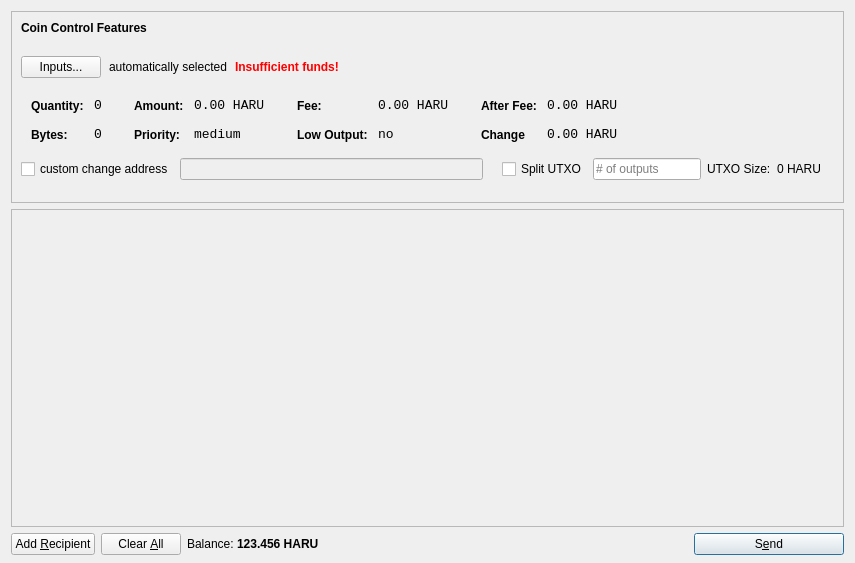
<?xml version="1.0" encoding="UTF-8"?>
<ui version="4.0">
 <class>SendCoinsDialog</class>
 <widget class="QDialog" name="SendCoinsDialog">
  <property name="geometry">
   <rect>
    <x>0</x>
    <y>0</y>
    <width>855</width>
    <height>563</height>
   </rect>
  </property>
  <property name="windowTitle">
   <string>Send Coins</string>
  </property>
  <layout class="QVBoxLayout" name="verticalLayout" stretch="0,1,0">
   <property name="bottomMargin">
    <number>8</number>
   </property>
   <item>
    <widget class="QFrame" name="frameCoinControl">
     <property name="sizePolicy">
      <sizepolicy hsizetype="Expanding" vsizetype="Expanding">
       <horstretch>0</horstretch>
       <verstretch>0</verstretch>
      </sizepolicy>
     </property>
     <property name="maximumSize">
      <size>
       <width>16777215</width>
       <height>16777215</height>
      </size>
     </property>
     <property name="frameShape">
      <enum>QFrame::StyledPanel</enum>
     </property>
     <property name="frameShadow">
      <enum>QFrame::Sunken</enum>
     </property>
     <layout class="QGridLayout" name="gridLayout">
      <item row="0" column="0">
       <layout class="QHBoxLayout" name="horizontalLayoutCoinControl1">
        <property name="bottomMargin">
         <number>15</number>
        </property>
        <item>
         <widget class="QLabel" name="labelCoinControlFeatures">
          <property name="sizePolicy">
           <sizepolicy hsizetype="Preferred" vsizetype="Maximum">
            <horstretch>0</horstretch>
            <verstretch>0</verstretch>
           </sizepolicy>
          </property>
          <property name="font">
           <font>
            <weight>75</weight>
            <bold>true</bold>
           </font>
          </property>
          <property name="styleSheet">
           <string notr="true">font-weight:bold;</string>
          </property>
          <property name="text">
           <string>Coin Control Features</string>
          </property>
         </widget>
        </item>
       </layout>
      </item>
      <item row="1" column="0">
       <layout class="QHBoxLayout" name="horizontalLayoutCoinControl2" stretch="0,0,0,0">
        <property name="spacing">
         <number>8</number>
        </property>
        <property name="bottomMargin">
         <number>10</number>
        </property>
        <item>
         <widget class="QPushButton" name="pushButtonCoinControl">
          <property name="styleSheet">
           <string notr="true"/>
          </property>
          <property name="text">
           <string>Inputs...</string>
          </property>
         </widget>
        </item>
        <item>
         <widget class="QLabel" name="labelCoinControlAutomaticallySelected">
          <property name="text">
           <string>automatically selected</string>
          </property>
          <property name="margin">
           <number>5</number>
          </property>
         </widget>
        </item>
        <item>
         <widget class="QLabel" name="labelCoinControlInsuffFunds">
          <property name="font">
           <font>
            <weight>75</weight>
            <bold>true</bold>
           </font>
          </property>
          <property name="styleSheet">
           <string notr="true">color:red;font-weight:bold;</string>
          </property>
          <property name="text">
           <string>Insufficient funds!</string>
          </property>
          <property name="margin">
           <number>5</number>
          </property>
         </widget>
        </item>
        <item>
         <spacer name="horizontalSpacerCoinControl">
          <property name="orientation">
           <enum>Qt::Horizontal</enum>
          </property>
          <property name="sizeHint" stdset="0">
           <size>
            <width>40</width>
            <height>1</height>
           </size>
          </property>
         </spacer>
        </item>
       </layout>
      </item>
      <item row="2" column="0">
       <widget class="QWidget" name="widgetCoinControl" native="true">
        <property name="sizePolicy">
         <sizepolicy hsizetype="Preferred" vsizetype="Preferred">
          <horstretch>0</horstretch>
          <verstretch>0</verstretch>
         </sizepolicy>
        </property>
        <property name="minimumSize">
         <size>
          <width>0</width>
          <height>0</height>
         </size>
        </property>
        <property name="styleSheet">
         <string notr="true"/>
        </property>
        <layout class="QHBoxLayout" name="horizontalLayoutCoinControl5">
         <property name="leftMargin">
          <number>0</number>
         </property>
         <property name="topMargin">
          <number>0</number>
         </property>
         <property name="rightMargin">
          <number>0</number>
         </property>
         <property name="bottomMargin">
          <number>0</number>
         </property>
         <item>
          <layout class="QHBoxLayout" name="horizontalLayoutCoinControl3" stretch="0,0,0,1">
           <property name="spacing">
            <number>20</number>
           </property>
           <property name="topMargin">
            <number>0</number>
           </property>
           <property name="bottomMargin">
            <number>10</number>
           </property>
           <item>
            <layout class="QFormLayout" name="formLayoutCoinControl1">
             <property name="horizontalSpacing">
              <number>10</number>
             </property>
             <property name="verticalSpacing">
              <number>14</number>
             </property>
             <property name="leftMargin">
              <number>10</number>
             </property>
             <property name="topMargin">
              <number>4</number>
             </property>
             <property name="rightMargin">
              <number>6</number>
             </property>
             <item row="0" column="0">
              <widget class="QLabel" name="labelCoinControlQuantityText">
               <property name="styleSheet">
                <string notr="true">font-weight:bold;</string>
               </property>
               <property name="text">
                <string>Quantity:</string>
               </property>
               <property name="margin">
                <number>0</number>
               </property>
              </widget>
             </item>
             <item row="0" column="1">
              <widget class="QLabel" name="labelCoinControlQuantity">
               <property name="font">
                <font>
                 <family>Monospace</family>
                 <pointsize>10</pointsize>
                </font>
               </property>
               <property name="cursor">
                <cursorShape>IBeamCursor</cursorShape>
               </property>
               <property name="contextMenuPolicy">
                <enum>Qt::ActionsContextMenu</enum>
               </property>
               <property name="text">
                <string>0</string>
               </property>
               <property name="margin">
                <number>0</number>
               </property>
               <property name="textInteractionFlags">
                <set>Qt::LinksAccessibleByMouse|Qt::TextSelectableByKeyboard|Qt::TextSelectableByMouse</set>
               </property>
              </widget>
             </item>
             <item row="1" column="0">
              <widget class="QLabel" name="labelCoinControlBytesText">
               <property name="styleSheet">
                <string notr="true">font-weight:bold;</string>
               </property>
               <property name="text">
                <string>Bytes:</string>
               </property>
              </widget>
             </item>
             <item row="1" column="1">
              <widget class="QLabel" name="labelCoinControlBytes">
               <property name="font">
                <font>
                 <family>Monospace</family>
                 <pointsize>10</pointsize>
                </font>
               </property>
               <property name="cursor">
                <cursorShape>IBeamCursor</cursorShape>
               </property>
               <property name="contextMenuPolicy">
                <enum>Qt::ActionsContextMenu</enum>
               </property>
               <property name="text">
                <string>0</string>
               </property>
               <property name="textInteractionFlags">
                <set>Qt::LinksAccessibleByMouse|Qt::TextSelectableByKeyboard|Qt::TextSelectableByMouse</set>
               </property>
              </widget>
             </item>
            </layout>
           </item>
           <item>
            <layout class="QFormLayout" name="formLayoutCoinControl2">
             <property name="horizontalSpacing">
              <number>10</number>
             </property>
             <property name="verticalSpacing">
              <number>14</number>
             </property>
             <property name="leftMargin">
              <number>6</number>
             </property>
             <property name="topMargin">
              <number>4</number>
             </property>
             <property name="rightMargin">
              <number>6</number>
             </property>
             <item row="0" column="0">
              <widget class="QLabel" name="labelCoinControlAmountText">
               <property name="styleSheet">
                <string notr="true">font-weight:bold;</string>
               </property>
               <property name="text">
                <string>Amount:</string>
               </property>
               <property name="margin">
                <number>0</number>
               </property>
              </widget>
             </item>
             <item row="0" column="1">
              <widget class="QLabel" name="labelCoinControlAmount">
               <property name="font">
                <font>
                 <family>Monospace</family>
                 <pointsize>10</pointsize>
                </font>
               </property>
               <property name="cursor">
                <cursorShape>IBeamCursor</cursorShape>
               </property>
               <property name="contextMenuPolicy">
                <enum>Qt::ActionsContextMenu</enum>
               </property>
               <property name="text">
                <string>0.00 HARU</string>
               </property>
               <property name="textInteractionFlags">
                <set>Qt::LinksAccessibleByMouse|Qt::TextSelectableByKeyboard|Qt::TextSelectableByMouse</set>
               </property>
              </widget>
             </item>
             <item row="1" column="0">
              <widget class="QLabel" name="labelCoinControlPriorityText">
               <property name="styleSheet">
                <string notr="true">font-weight:bold;</string>
               </property>
               <property name="text">
                <string>Priority:</string>
               </property>
              </widget>
             </item>
             <item row="1" column="1">
              <widget class="QLabel" name="labelCoinControlPriority">
               <property name="font">
                <font>
                 <family>Monospace</family>
                 <pointsize>10</pointsize>
                </font>
               </property>
               <property name="cursor">
                <cursorShape>IBeamCursor</cursorShape>
               </property>
               <property name="contextMenuPolicy">
                <enum>Qt::ActionsContextMenu</enum>
               </property>
               <property name="text">
                <string>medium</string>
               </property>
               <property name="textInteractionFlags">
                <set>Qt::LinksAccessibleByMouse|Qt::TextSelectableByKeyboard|Qt::TextSelectableByMouse</set>
               </property>
              </widget>
             </item>
            </layout>
           </item>
           <item>
            <layout class="QFormLayout" name="formLayoutCoinControl3">
             <property name="horizontalSpacing">
              <number>10</number>
             </property>
             <property name="verticalSpacing">
              <number>14</number>
             </property>
             <property name="leftMargin">
              <number>6</number>
             </property>
             <property name="topMargin">
              <number>4</number>
             </property>
             <property name="rightMargin">
              <number>6</number>
             </property>
             <item row="0" column="0">
              <widget class="QLabel" name="labelCoinControlFeeText">
               <property name="styleSheet">
                <string notr="true">font-weight:bold;</string>
               </property>
               <property name="text">
                <string>Fee:</string>
               </property>
               <property name="margin">
                <number>0</number>
               </property>
              </widget>
             </item>
             <item row="0" column="1">
              <widget class="QLabel" name="labelCoinControlFee">
               <property name="font">
                <font>
                 <family>Monospace</family>
                 <pointsize>10</pointsize>
                </font>
               </property>
               <property name="cursor">
                <cursorShape>IBeamCursor</cursorShape>
               </property>
               <property name="contextMenuPolicy">
                <enum>Qt::ActionsContextMenu</enum>
               </property>
               <property name="text">
                <string>0.00 HARU</string>
               </property>
               <property name="textInteractionFlags">
                <set>Qt::LinksAccessibleByMouse|Qt::TextSelectableByKeyboard|Qt::TextSelectableByMouse</set>
               </property>
              </widget>
             </item>
             <item row="1" column="0">
              <widget class="QLabel" name="labelCoinControlLowOutputText">
               <property name="styleSheet">
                <string notr="true">font-weight:bold;</string>
               </property>
               <property name="text">
                <string>Low Output:</string>
               </property>
              </widget>
             </item>
             <item row="1" column="1">
              <widget class="QLabel" name="labelCoinControlLowOutput">
               <property name="font">
                <font>
                 <family>Monospace</family>
                 <pointsize>10</pointsize>
                </font>
               </property>
               <property name="cursor">
                <cursorShape>IBeamCursor</cursorShape>
               </property>
               <property name="contextMenuPolicy">
                <enum>Qt::ActionsContextMenu</enum>
               </property>
               <property name="text">
                <string>no</string>
               </property>
               <property name="textInteractionFlags">
                <set>Qt::LinksAccessibleByMouse|Qt::TextSelectableByKeyboard|Qt::TextSelectableByMouse</set>
               </property>
              </widget>
             </item>
            </layout>
           </item>
           <item>
            <layout class="QFormLayout" name="formLayoutCoinControl4">
             <property name="horizontalSpacing">
              <number>10</number>
             </property>
             <property name="verticalSpacing">
              <number>14</number>
             </property>
             <property name="leftMargin">
              <number>6</number>
             </property>
             <property name="topMargin">
              <number>4</number>
             </property>
             <property name="rightMargin">
              <number>6</number>
             </property>
             <item row="0" column="0">
              <widget class="QLabel" name="labelCoinControlAfterFeeText">
               <property name="styleSheet">
                <string notr="true">font-weight:bold;</string>
               </property>
               <property name="text">
                <string>After Fee:</string>
               </property>
               <property name="margin">
                <number>0</number>
               </property>
              </widget>
             </item>
             <item row="0" column="1">
              <widget class="QLabel" name="labelCoinControlAfterFee">
               <property name="font">
                <font>
                 <family>Monospace</family>
                 <pointsize>10</pointsize>
                </font>
               </property>
               <property name="cursor">
                <cursorShape>IBeamCursor</cursorShape>
               </property>
               <property name="contextMenuPolicy">
                <enum>Qt::ActionsContextMenu</enum>
               </property>
               <property name="text">
                <string>0.00 HARU</string>
               </property>
               <property name="textInteractionFlags">
                <set>Qt::LinksAccessibleByMouse|Qt::TextSelectableByKeyboard|Qt::TextSelectableByMouse</set>
               </property>
              </widget>
             </item>
             <item row="1" column="0">
              <widget class="QLabel" name="labelCoinControlChangeText">
               <property name="styleSheet">
                <string notr="true">font-weight:bold;</string>
               </property>
               <property name="text">
                <string>Change</string>
               </property>
              </widget>
             </item>
             <item row="1" column="1">
              <widget class="QLabel" name="labelCoinControlChange">
               <property name="font">
                <font>
                 <family>Monospace</family>
                 <pointsize>10</pointsize>
                </font>
               </property>
               <property name="cursor">
                <cursorShape>IBeamCursor</cursorShape>
               </property>
               <property name="contextMenuPolicy">
                <enum>Qt::ActionsContextMenu</enum>
               </property>
               <property name="text">
                <string>0.00 HARU</string>
               </property>
               <property name="textInteractionFlags">
                <set>Qt::LinksAccessibleByMouse|Qt::TextSelectableByKeyboard|Qt::TextSelectableByMouse</set>
               </property>
              </widget>
             </item>
            </layout>
           </item>
          </layout>
         </item>
        </layout>
       </widget>
      </item>
      <item row="3" column="0">
       <layout class="QHBoxLayout" name="horizontalLayout_3">
        <item>
         <widget class="QCheckBox" name="checkBoxCoinControlChange">
          <property name="text">
           <string>custom change address</string>
          </property>
         </widget>
        </item>
        <item>
         <widget class="QLineEdit" name="lineEditCoinControlChange">
          <property name="enabled">
           <bool>false</bool>
          </property>
          <property name="sizePolicy">
           <sizepolicy hsizetype="Expanding" vsizetype="Fixed">
            <horstretch>0</horstretch>
            <verstretch>0</verstretch>
           </sizepolicy>
          </property>
         </widget>
        </item>
        <item>
         <widget class="QLabel" name="labelCoinControlChangeLabel">
          <property name="sizePolicy">
           <sizepolicy hsizetype="Preferred" vsizetype="Expanding">
            <horstretch>0</horstretch>
            <verstretch>0</verstretch>
           </sizepolicy>
          </property>
          <property name="minimumSize">
           <size>
            <width>0</width>
            <height>0</height>
           </size>
          </property>
          <property name="text">
           <string/>
          </property>
          <property name="margin">
           <number>3</number>
          </property>
         </widget>
        </item>
        <item>
         <widget class="QCheckBox" name="splitBlockCheckBox">
          <property name="text">
           <string>Split UTXO</string>
          </property>
         </widget>
        </item>
        <item>
         <widget class="QLineEdit" name="splitBlockLineEdit">
          <property name="sizePolicy">
           <sizepolicy hsizetype="Fixed" vsizetype="Fixed">
            <horstretch>50</horstretch>
            <verstretch>0</verstretch>
           </sizepolicy>
          </property>
          <property name="placeholderText">
           <string># of outputs</string>
          </property>
         </widget>
        </item>
        <item>
         <widget class="QLabel" name="labelBlockSizeText">
          <property name="text">
           <string>UTXO Size:</string>
          </property>
         </widget>
        </item>
        <item>
         <widget class="QLabel" name="labelBlockSize">
          <property name="text">
           <string>0 HARU</string>
          </property>
         </widget>
        </item>
        <item>
         <widget class="QLabel" name="labelCoinControlChangeLabel_2">
          <property name="sizePolicy">
           <sizepolicy hsizetype="Preferred" vsizetype="Expanding">
            <horstretch>0</horstretch>
            <verstretch>0</verstretch>
           </sizepolicy>
          </property>
          <property name="minimumSize">
           <size>
            <width>0</width>
            <height>0</height>
           </size>
          </property>
          <property name="text">
           <string/>
          </property>
          <property name="margin">
           <number>3</number>
          </property>
         </widget>
        </item>
       </layout>
      </item>
      <item row="4" column="0">
       <spacer name="verticalSpacerCoinControl">
        <property name="orientation">
         <enum>Qt::Vertical</enum>
        </property>
        <property name="sizeHint" stdset="0">
         <size>
          <width>800</width>
          <height>13</height>
         </size>
        </property>
       </spacer>
      </item>
     </layout>
    </widget>
   </item>
   <item>
    <widget class="QScrollArea" name="scrollArea">
     <property name="widgetResizable">
      <bool>true</bool>
     </property>
     <widget class="QWidget" name="scrollAreaWidgetContents">
      <property name="geometry">
       <rect>
        <x>0</x>
        <y>0</y>
        <width>835</width>
        <height>283</height>
       </rect>
      </property>
      <layout class="QVBoxLayout" name="verticalLayout_2">
       <property name="leftMargin">
        <number>0</number>
       </property>
       <property name="topMargin">
        <number>0</number>
       </property>
       <property name="rightMargin">
        <number>0</number>
       </property>
       <property name="bottomMargin">
        <number>0</number>
       </property>
       <item>
        <layout class="QVBoxLayout" name="entries">
         <property name="spacing">
          <number>6</number>
         </property>
        </layout>
       </item>
       <item>
        <spacer name="verticalSpacer">
         <property name="orientation">
          <enum>Qt::Vertical</enum>
         </property>
         <property name="sizeHint" stdset="0">
          <size>
           <width>20</width>
           <height>40</height>
          </size>
         </property>
        </spacer>
       </item>
      </layout>
     </widget>
    </widget>
   </item>
   <item>
    <layout class="QHBoxLayout" name="horizontalLayout">
     <item>
      <widget class="QPushButton" name="addButton">
       <property name="toolTip">
        <string>Send to multiple recipients at once</string>
       </property>
       <property name="text">
        <string>Add &amp;Recipient</string>
       </property>
       <property name="icon">
        <iconset resource="../bitcoin.qrc">
         <normaloff>:/icons/add</normaloff>:/icons/add</iconset>
       </property>
       <property name="autoDefault">
        <bool>false</bool>
       </property>
      </widget>
     </item>
     <item>
      <widget class="QPushButton" name="clearButton">
       <property name="sizePolicy">
        <sizepolicy hsizetype="Minimum" vsizetype="Fixed">
         <horstretch>0</horstretch>
         <verstretch>0</verstretch>
        </sizepolicy>
       </property>
       <property name="toolTip">
        <string>Remove all transaction fields</string>
       </property>
       <property name="text">
        <string>Clear &amp;All</string>
       </property>
       <property name="icon">
        <iconset resource="../bitcoin.qrc">
         <normaloff>:/icons/remove</normaloff>:/icons/remove</iconset>
       </property>
       <property name="autoRepeatDelay">
        <number>300</number>
       </property>
       <property name="autoDefault">
        <bool>false</bool>
       </property>
      </widget>
     </item>
     <item>
      <layout class="QHBoxLayout" name="horizontalLayout_2">
       <property name="spacing">
        <number>3</number>
       </property>
       <item>
        <widget class="QLabel" name="label">
         <property name="sizePolicy">
          <sizepolicy hsizetype="Preferred" vsizetype="Fixed">
           <horstretch>0</horstretch>
           <verstretch>0</verstretch>
          </sizepolicy>
         </property>
         <property name="text">
          <string>Balance:</string>
         </property>
        </widget>
       </item>
       <item>
        <widget class="QLabel" name="labelBalance">
         <property name="sizePolicy">
          <sizepolicy hsizetype="Preferred" vsizetype="Fixed">
           <horstretch>0</horstretch>
           <verstretch>0</verstretch>
          </sizepolicy>
         </property>
         <property name="font">
          <font>
           <weight>75</weight>
           <bold>true</bold>
          </font>
         </property>
         <property name="cursor">
          <cursorShape>IBeamCursor</cursorShape>
         </property>
         <property name="text">
          <string>123.456 HARU</string>
         </property>
         <property name="textInteractionFlags">
          <set>Qt::LinksAccessibleByMouse|Qt::TextSelectableByKeyboard|Qt::TextSelectableByMouse</set>
         </property>
        </widget>
       </item>
      </layout>
     </item>
     <item>
      <spacer name="horizontalSpacer">
       <property name="orientation">
        <enum>Qt::Horizontal</enum>
       </property>
       <property name="sizeHint" stdset="0">
        <size>
         <width>40</width>
         <height>20</height>
        </size>
       </property>
      </spacer>
     </item>
     <item>
      <widget class="QPushButton" name="sendButton">
       <property name="minimumSize">
        <size>
         <width>150</width>
         <height>0</height>
        </size>
       </property>
       <property name="toolTip">
        <string>Confirm the send action</string>
       </property>
       <property name="text">
        <string>S&amp;end</string>
       </property>
       <property name="icon">
        <iconset resource="../bitcoin.qrc">
         <normaloff>:/icons/send</normaloff>:/icons/send</iconset>
       </property>
       <property name="default">
        <bool>true</bool>
       </property>
      </widget>
     </item>
    </layout>
   </item>
  </layout>
 </widget>
 <resources>
  <include location="../bitcoin.qrc"/>
 </resources>
 <connections/>
</ui>
